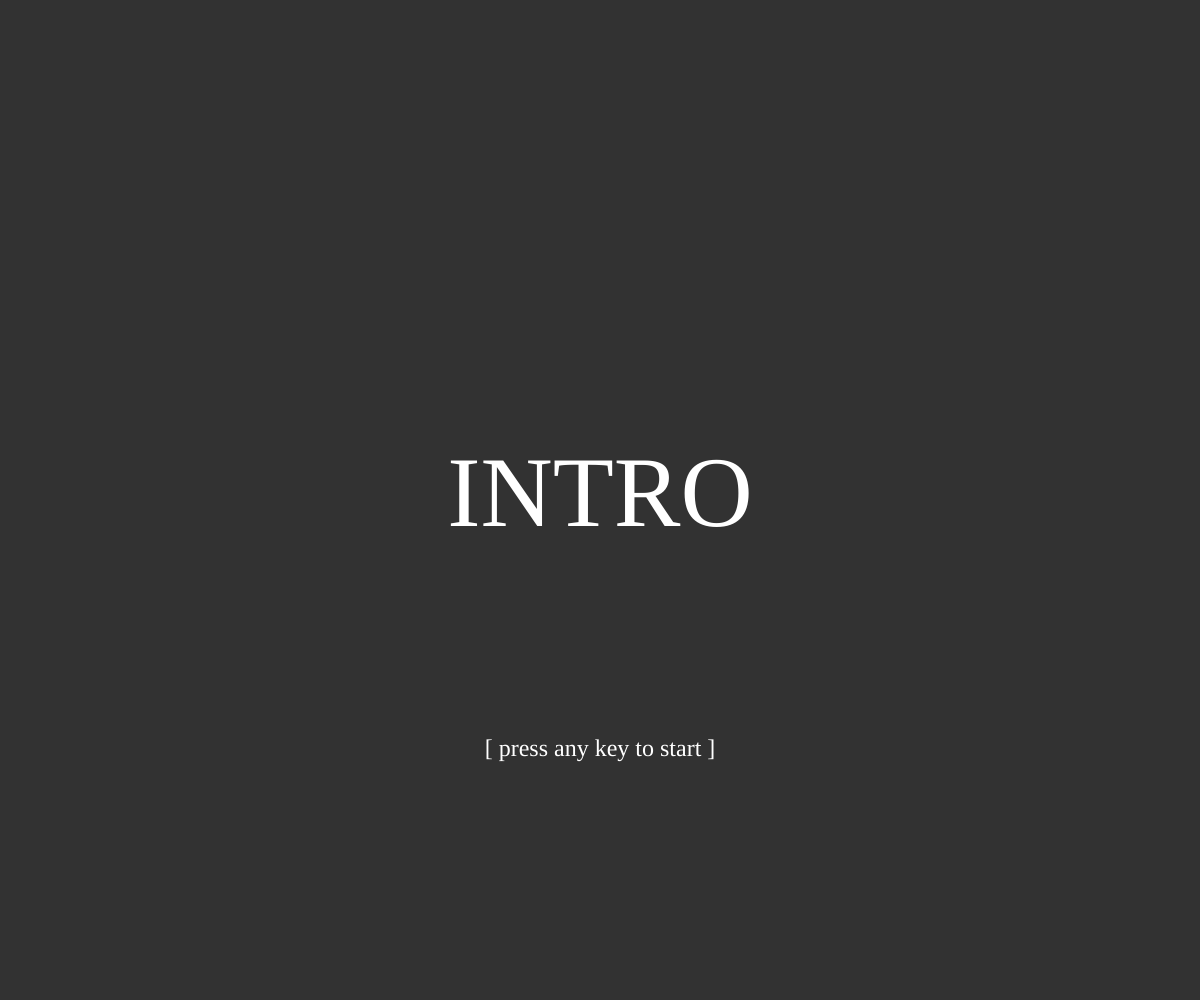
Frame 1 (no input)
Frame 60 (no input): identical to frame 1, image omitted
Frame 120 (the mouse pressed at the canvas centre since frame 60): identical to frame 1, image omitted

The p5.js sketch that drew this single still picture (run headless with seeded random() and noise() and a simulated clock; from frame 60 on, the mouse is pressed at the canvas centre):

// p5.js sketch
// ── sketch.js

/*
FLAGS
Jeff Thompson | 2019/20 | jeffreythompson.org

So far, our sketches have done one thing and then 
displayed the result. But often we're going to want 
our sketch to have multiple parts, for example a
loading screen followed by the main sketch or, like
our assignment, different animations triggered 
automatically after a period of time or an event.

One way to structure this is through a 'flag,' a boolean
variable that determines what is shown onscreen. When
paired with functions this can make our draw() loop
minimal and easy to read: essentially a script for what
should be displayed.

For more on web-safe fonts, see:
https://developer.mozilla.org/en-US/docs/Learn/CSS/Styling_text/Fundamentals#Web_safe_fonts

CHALLENGES
1. When showing mainSketch(), can you have the key
   press reset us back to the intro?
2. In the keyPressed() function below, take a
   look at the example for more than one section –
   can you add an 'end' section to this sketch (and a 
   second flag to control which is shown)?
*/

// a single 'flag' variable, controlling whether the
// intro or main sketch should be shown
let showIntro = true;

// a font, which we'll load in setup()
let font;


function setup() {
  createCanvas(windowWidth, windowHeight);

  // lots more to cover on fonts and typography in
  // CP2, but here we load a 'web-safe' font (one that
  // virtually everyone has installed on their
  // computer) to display the title
  textFont('Georgia');
}


function draw() {

	// if the 'showIntro' variable is true, run
	// the function that displays the intro screen
	if (showIntro) {
		intro();
	}
	// otherwise, show the main sketch
	else {
		mainSketch();
	}

	// see how clean this makes our draw loop?
	// ideally, we can think of draw() being like
	// an outline that's easy to read and change,
	// with details being offloaded to functions  
}


// if any key is pressed, changed 'showIntro' to false
function keyPressed() {
	showIntro = false;

	// want more than one section?
	// you'll need more variables, then switch
	// between them as the keys are pressed, 
	// depending on which screen we're on

	// ex: three sections named 'intro,' 'main,'
	// and 'end'
	// if (showIntro) {
	// 	showIntro = false;
	// 	showMain = true;
	// }
	// else if (showMain) {
	// 	showMain = false;
	// 	showEnd = true;
	// }
}


// a simple intro screen, stored in its own function
// which makes it easier to read and update
function intro() {
	background(50);

	fill(255);
	noStroke();
	textSize(100);
	textAlign(CENTER, CENTER);
	text('INTRO', width/2, height/2);

	textSize(24);
	text('[ press any key to start ]', width/2, height-height/4);
}


// a little main section as well, also in its own function
function mainSketch() {
	background(255, 150, 0);

	fill(0);
	noStroke();
	textSize(height/2);
	textAlign(CENTER, CENTER);
	text('BOO!', width/2, height/2);
}
